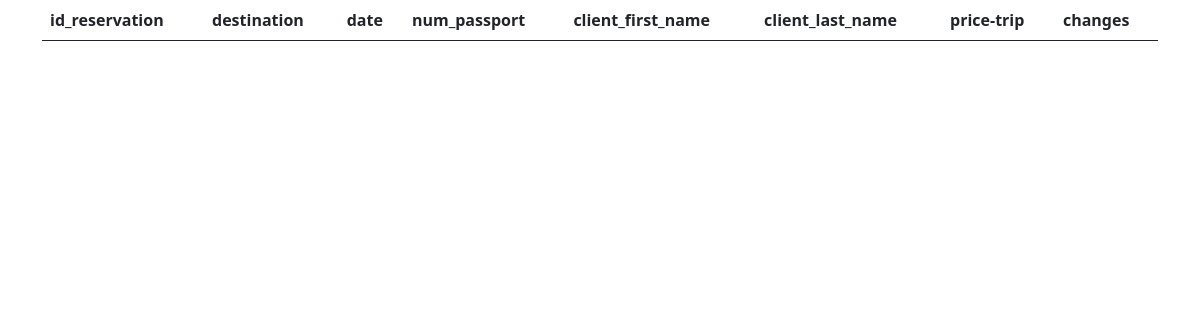
Page /booking/edit_booking.php on the earlier database version.
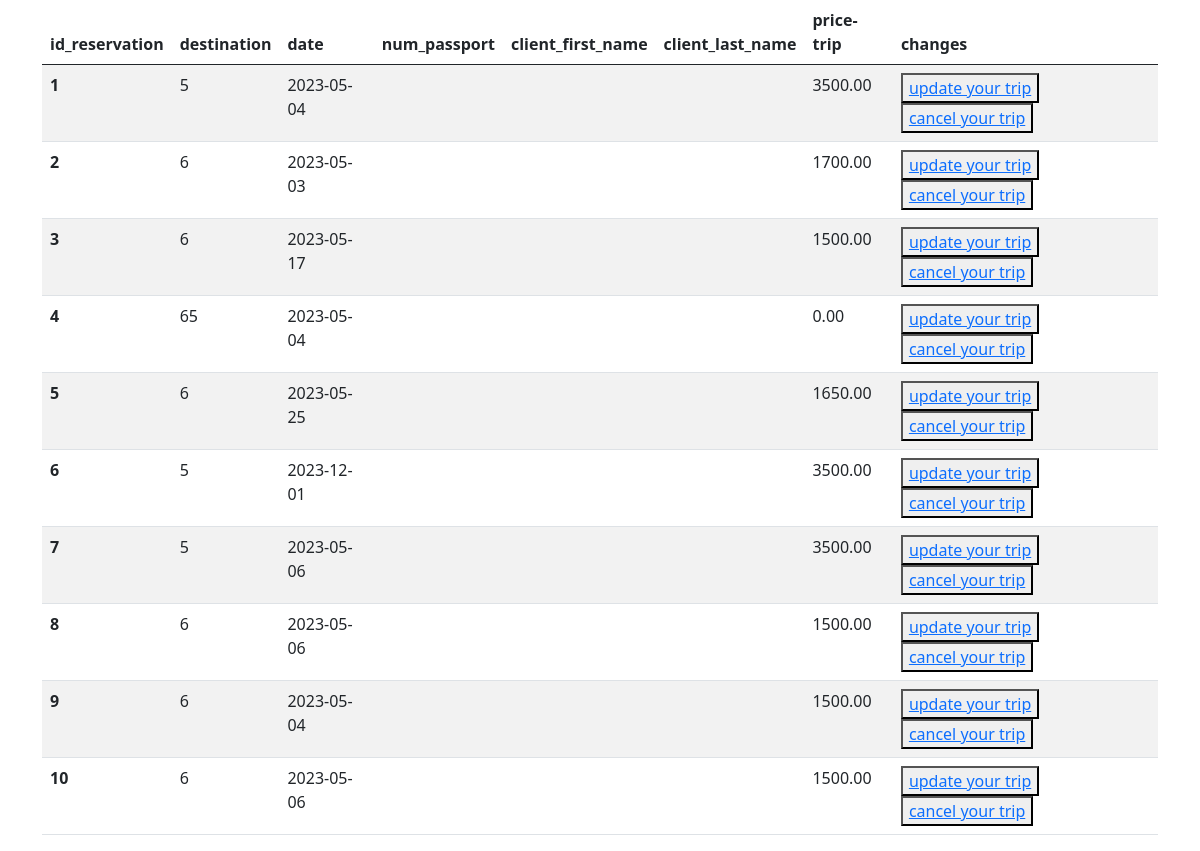
Same page on the later database version.
### tables this page shows
CREATE TABLE `booking` (
  `id_reservation` bigint(20) UNSIGNED NOT NULL,
  `date` date NOT NULL,
  `prix` decimal(10,2) NOT NULL,
  `user_id` int(11) DEFAULT NULL,
  `destination` int(11) DEFAULT NULL
);

### booking/edit_booking.php (the view, shortened to what this page needs)
<!DOCTYPE html>
<html lang="en">
<head>
    <link href="https://cdn.jsdelivr.net/npm/bootstrap@5.0.2/dist/css/bootstrap.min.css" rel="stylesheet">
</head>
<body>
    <div class="container">
        <table class="table table-striped">
            <thead>
                <tr>
                    <th scope="col">id_reservation</th>
                    <th scope="col">destination</th>
                    <th scope="col">date</th>
                    <th scope="col">num_passport</th>
                    <th scope="col">client_first_name</th>
                    <th scope="col">client_last_name</th>
                    <th scope="col" >price-trip</th>
                    <th scope="col" >changes</th>
                </tr>
            </thead>
  <tbody>
  <?php
    $sql="Select * from `booking`";
    $result=mysqli_query($conn,$sql);
    if ($result){
        while($row=mysqli_fetch_assoc($result)){
           $id_reservation=$row['id_reservation'];
           $destination=$row['destination'];
           $date=$row['date'];
           $num_passport=$row['num_passport'];
           $client_first_name=$row['client_first_name'];
           $client_last_name=$row['client_last_name'];
           $price_trip= $row['prix'];
           echo '<tr>
           <th scope="row">'.$id_reservation.'</th>
           <td>'.$destination.'</td>
           <td>'.$date.'</td>
           <td>'.$num_passport.'</td>
           <td>'.$client_first_name.'</td>
           <td>'.$client_last_name.'</td>
           <td>'.$price_trip.'</td>
           <td>
           <button><a href="update_booking.php?updatedid='.$id_reservation.'">update your trip</a></button>
           <button><a href="delete_booking.php?deletedid='.$id_reservation.'">cancel your trip</a></button>
           </td>
           </tr>';
        }
    }
    ?>
  </tbody>
</table>
    </div>
</body>
</html>

Differences in the rows shown:
added booking: id_reservation "1", destination "5", date "2023-05-04", prix "3500.00"
added booking: id_reservation "2", destination "6", date "2023-05-03", prix "1700.00"
added booking: id_reservation "3", destination "6", date "2023-05-17", prix "1500.00"
added booking: id_reservation "4", destination "65", date "2023-05-04", prix "0.00"
added booking: id_reservation "5", destination "6", date "2023-05-25", prix "1650.00"
added booking: id_reservation "6", destination "5", date "2023-12-01", prix "3500.00"
added booking: id_reservation "7", destination "5", date "2023-05-06", prix "3500.00"
added booking: id_reservation "8", destination "6", date "2023-05-06", prix "1500.00"
added booking: id_reservation "9", destination "6", date "2023-05-04", prix "1500.00"
added booking: id_reservation "10", destination "6", date "2023-05-06", prix "1500.00"
